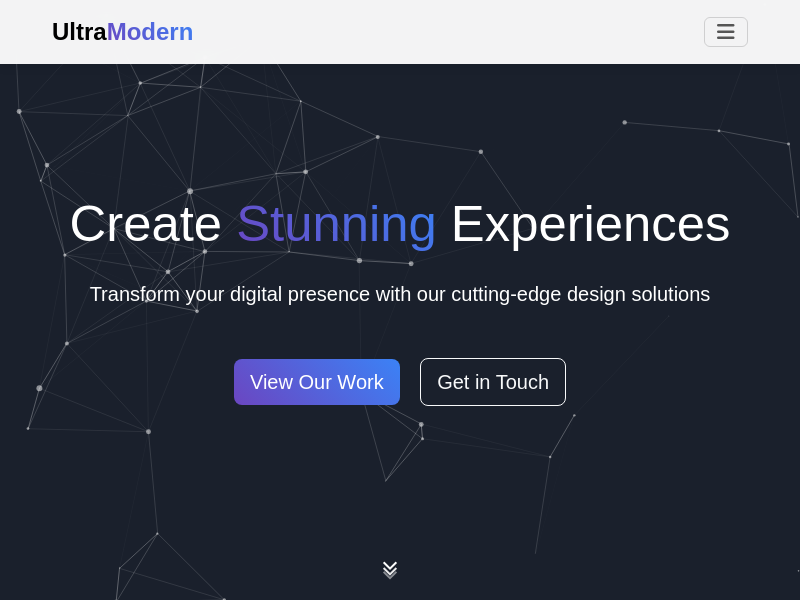
#> input picture ultra-modern-template-preview/hero-section.png, 800 x 600 px, found by its file name; its folder holds 8 pictures in this run
$ python resize_images.py
#> lines starting #> are read from the running program, lines starting #| are printed output that depends on the picture
from PIL import Image
import os

def resize_image(input_path, output_path, target_size=(590, 300)):
#> called with target_size = (590, 300)
    with Image.open(input_path) as img:
        # Print original size
#> img is the input picture: PIL image 800x600 RGB; mean R, G, B 54.4, 59.9, 72.7
        print(f"{os.path.basename(input_path)}: {img.size}")
#| hero-section.png: (800, 600)

        # Calculate aspect ratio
        aspect = img.size[0] / img.size[1]
#> aspect = 1.33
        target_aspect = target_size[0] / target_size[1]

        if aspect > target_aspect:
            # Image is wider than target
            new_width = int(target_size[1] * aspect)
            new_height = target_size[1]
        else:
            # Image is taller than target
            new_width = target_size[0]
            new_height = int(target_size[0] / aspect)
#> new_height = 442

        # Resize image
        img_resized = img.resize((new_width, new_height), Image.Resampling.LANCZOS)

        # Create new image with correct dimensions
        new_img = Image.new('RGB', target_size, (255, 255, 255))
#> new_img: PIL image 590x300 RGB; every value is 255

        # Calculate position to paste resized image
        paste_x = (target_size[0] - new_width) // 2
        paste_y = (target_size[1] - new_height) // 2
#> paste_y = -71

        # Paste resized image
        new_img.paste(img_resized, (paste_x, paste_y))
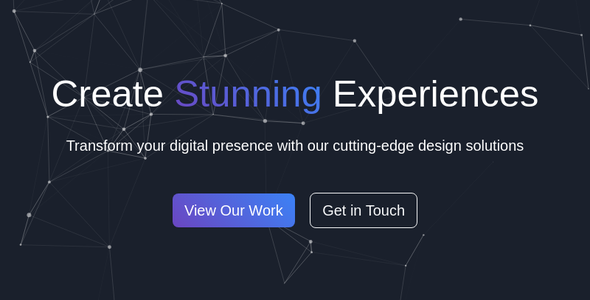
#> new_img: PIL image 590x300 RGB; mean R, G, B 34.2, 40.4, 55.1

        # Save the result
        new_img.save(output_path, quality=95, optimize=True)
        print(f"Saved resized image to {output_path}")

# Directory containing the images
preview_dir = "/home/galaxy/CascadeProjects/modern-html-template/ultra-modern-template-preview"

# Prepare the preview images
images_to_resize = [
    ("hero-section.png", "01_ultra-modern.jpg"),
    ("portfolio-section.png", "02_portfolio.jpg"),
    ("responsive-preview.jpg", "03_responsive.jpg")
]

for input_name, output_name in images_to_resize:
    input_path = os.path.join(preview_dir, input_name)
    output_path = os.path.join(preview_dir, output_name)
    if os.path.exists(input_path):
        resize_image(input_path, output_path)
    else:
        print(f"Warning: {input_path} not found")
#> pass 2 of the loop `for input_name, output_name in images_to_resize:`:
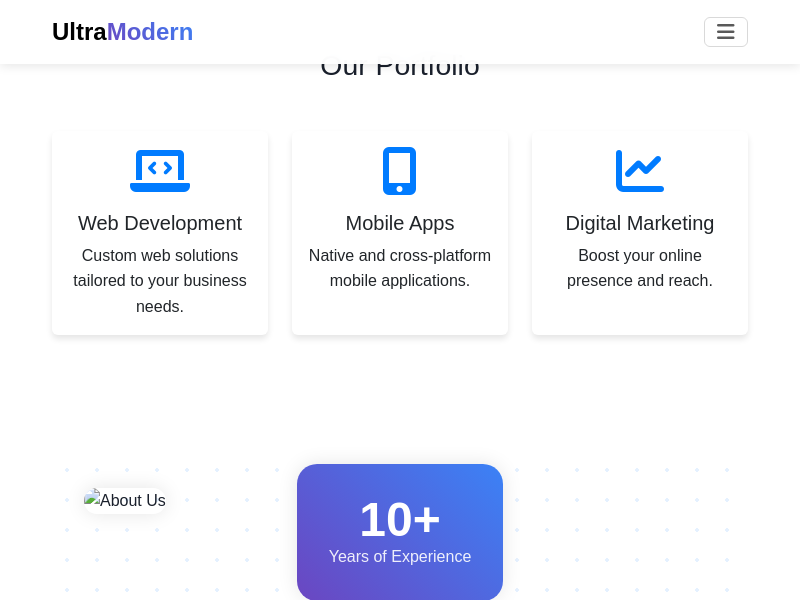
#> input picture ultra-modern-template-preview/portfolio-section.png, 800 x 600 px, found by its file name
#> in resize_image, img is the input picture: PIL image 800x600 RGB; mean R, G, B 240.3, 242, 249.6
#| portfolio-section.png: (800, 600)
#> in resize_image (call 2), `new_img.paste(img_resized, (paste_x, paste_y))`:
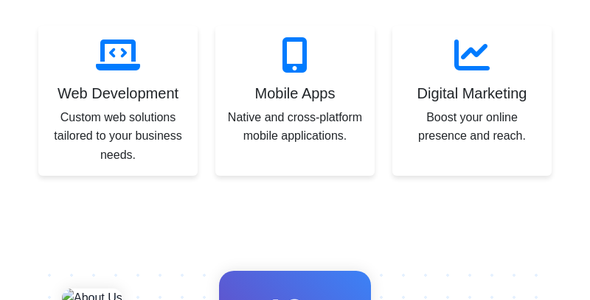
#> new_img: PIL image 590x300 RGB; mean R, G, B 244, 245.9, 250.1
